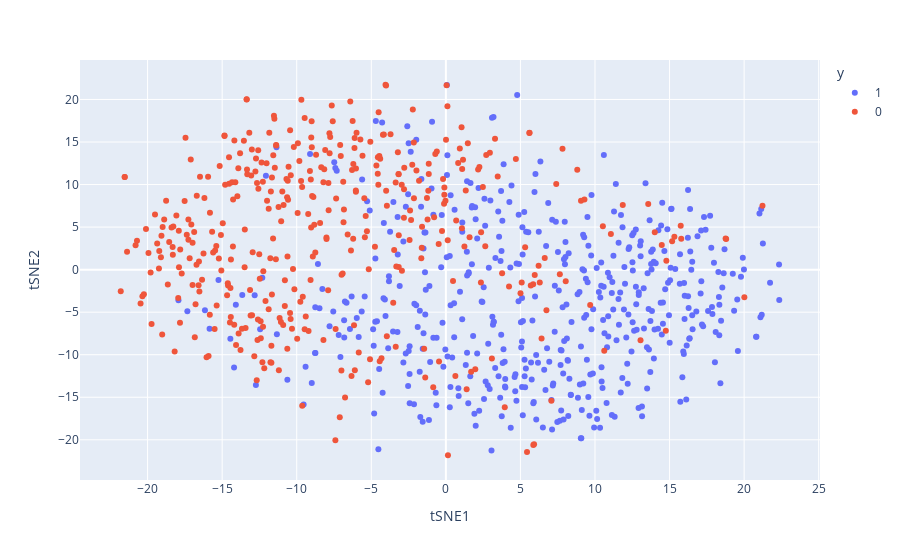

Here is the notebook cell this chart was saved with:
### Code cell
%load_ext autoreload
%autoreload 2

from explore import plot_tsne

y = mri['Gender']
X = mri.drop(['Gender'], axis=1)
X_train, X_test, y_train, y_test = preprocess(X, y)
plot_tsne(X_train, y_train)

### Figure 1 — Plotly figure (JSON) as saved in the notebook; plotly's stock layout.template omitted (floating-point values rounded to 4 significant figures; data arrays with more than 128 entries replaced by an {"elided": "..."} marker saying what was removed)
{"data": [{"hovertemplate": "y=1<br>tSNE1=%{x}<br>tSNE2=%{y}<extra></extra>", "legendgroup": "1", "marker": {"color": "#636efa", "symbol": "circle"}, "mode": "markers", "name": "1", "orientation": "v", "showlegend": true, "type": "scatter", "x": {"elided": "483 float values"}, "xaxis": "x", "y": {"elided": "483 float values"}, "yaxis": "y"}, {"hovertemplate": "y=0<br>tSNE1=%{x}<br>tSNE2=%{y}<extra></extra>", "legendgroup": "0", "marker": {"color": "#EF553B", "symbol": "circle"}, "mode": "markers", "name": "0", "orientation": "v", "showlegend": true, "type": "scatter", "x": {"elided": "407 float values"}, "xaxis": "x", "y": {"elided": "407 float values"}, "yaxis": "y"}], "layout": {"legend": {"title": {"text": "y"}, "tracegroupgap": 0}, "margin": {"t": 60}, "xaxis": {"anchor": "y", "domain": [0, 1], "title": {"text": "tSNE1"}}, "yaxis": {"anchor": "x", "domain": [0, 1], "title": {"text": "tSNE2"}}}}
